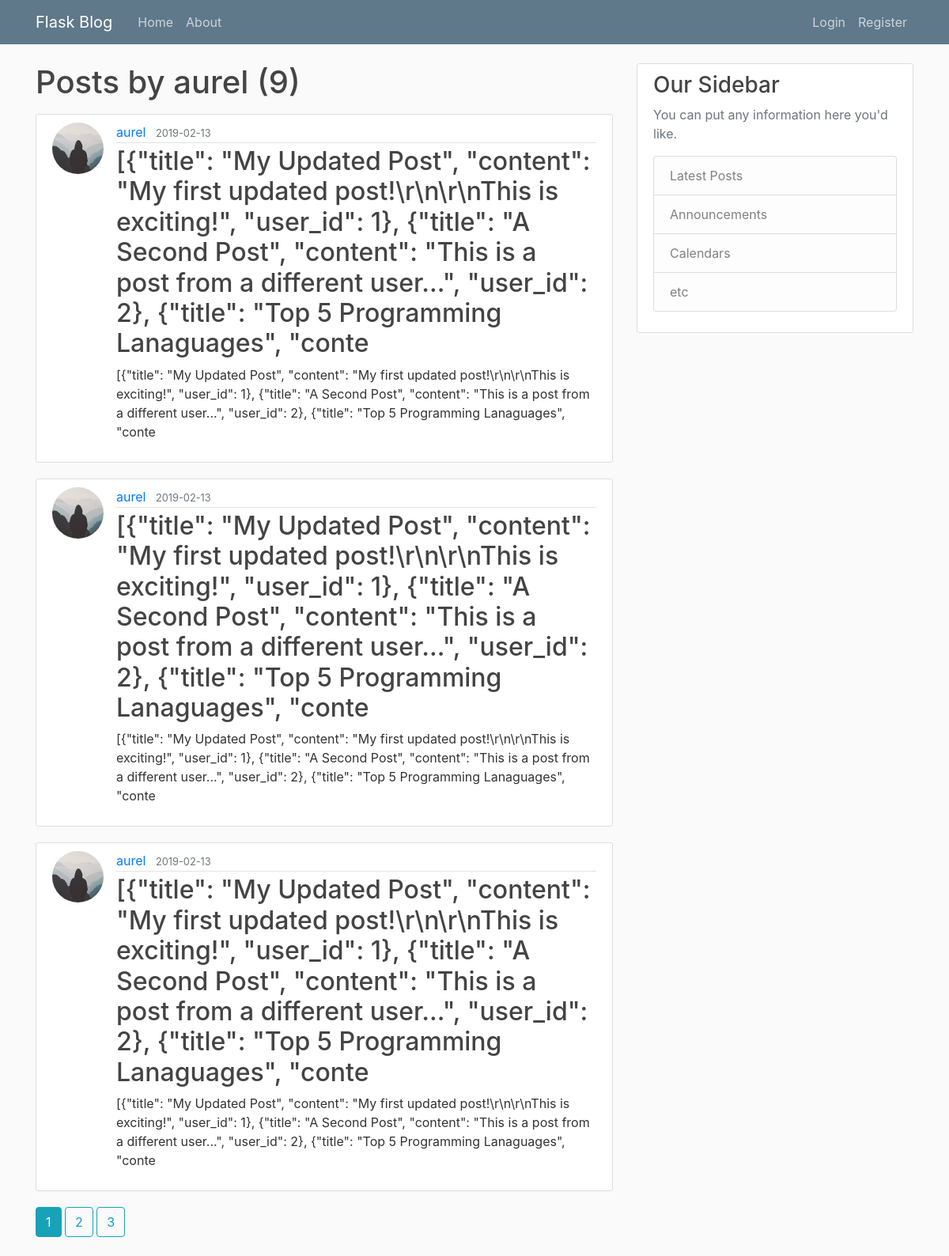
The app's page /user/aurel with its own data.
### flaskblog/models.py (models this page shows, shortened)
class User(db.Model, UserMixin):
    id = db.Column(db.Integer, primary_key=True)
    username = db.Column(db.String(20), unique=True, nullable=False)
    email = db.Column(db.String(120), unique=True, nullable=False)
    image_file = db.Column(db.String(20), nullable=False, default='default.jpg')
    password = db.Column(db.String(60), nullable=False)
    posts = db.relationship('Post', backref='author', lazy=True)

class Post(db.Model):
    id = db.Column(db.Integer, primary_key=True)
    title = db.Column(db.String(100), nullable=False)
    date_posted = db.Column(db.DateTime, nullable=False, default=datetime.utcnow)
    content = db.Column(db.Text, nullable=False)
    user_id = db.Column(db.Integer, db.ForeignKey('user.id'), nullable=False)

### flaskblog/users/routes.py (the view)
@users.route("/user/<string:username>")
def user_posts(username):
    page = request.args.get('page', 1, type=int)
    user = User.query.filter_by(username=username).first_or_404()
    posts = Post.query.filter_by(author=user)\
        .order_by(Post.date_posted.desc())\
        .paginate(page=page, per_page=3)
    return render_template('user_posts.html', posts=posts, user=user)

### flaskblog/templates/user_posts.html
{% extends "layout.html" %}
{% block content %}
<h1 class="mb-3">Posts by {{ user.username }} ({{ posts.total}})</h1>
 {% for post in posts.items %}
 <article class="media content-section">
     <img class="rounded-circle article-img" src="{{ url_for('static', filename='profile_pics/'+post.author.image_file)}}">
  <div class="media-body">
    <div class="article-metadata">
      <a class="mr-2" href="{{ url_for('users.user_posts', username=post.author.username) }}">{{ post.author.username }}</a>
      <small class="text-muted">{{ post.date_posted.strftime('%Y-%m-%d') }}</small>
    </div>
    <h2><a class="article-title" href="{{ url_for('posts.post', post_id=post.id)}}">{{ post.title }}</a></h2>
    <p class="article-content">{{ post.content }}</p>
  </div>
</article>
 {% endfor %}
{% for page_num in posts.iter_pages(left_edge=1, right_edge=1, left_current=1, right_current=2) %}
    {% if page_num %}
        {% if posts.page == page_num %}
            <a class="btn btn-info mb-4" href="{{ url_for('users.user_posts', username=user.username, page=page_num)}}">{{ page_num }}</a>
        {% else %}
            <a class="btn btn-outline-info mb-4" href="{{ url_for('users.user_posts', username=user.username, page=page_num)}}">{{ page_num }}</a>
        {% endif %}
    {% else %}
        ...
    {% endif %}
{% endfor %}
{% endblock content %}

### flaskblog/static/main.css (style rules this page uses)
body { background: #fafafa; color: #333333; margin-top: 5rem; }
h1, h2, h3, h4, h5, h6 { color: #444444; }
.content-section { background: #ffffff; padding: 10px 20px; border: 1px solid #dddddd; border-radius: 3px; margin-bottom: 20px; }
.article-title { color: #444444; }
.article-content { white-space: pre-line; }
.article-img { height: 65px; width: 65px; margin-right: 16px; }
.article-metadata { padding-bottom: 1px; margin-bottom: 4px; border-bottom: 1px solid #e3e3e3 }

### records on screen
User: username "aurel"
Post: image_file (picture), author.username "aurel", date_posted "2019-02-13", title "[{\"title\": \"My Updated Post\", \"content\": \"My first updated post!\\r\\n\\r\\nThis is exciting!\", \"user_id\": 1}, {\"title\": \"A Second Post\", \"content\": \"This is a post from a different user...\", \"user_id\": 2}, {\"title\": \"Top 5 Programming Lanaguages\", \"conte", content "[{\"title\": \"My Updated Post\", \"content\": \"My first updated post!\\r\\n\\r\\nThis is exciting!\", \"user_id\": 1}, {\"title\": \"A Second Post\", \"content\": \"This is a post from a different user...\", \"user_id\": 2}, {\"title\": \"Top 5 Programming Lanaguages\", \"conte"
Post: image_file (picture), author.username "aurel", date_posted "2019-02-13", title "[{\"title\": \"My Updated Post\", \"content\": \"My first updated post!\\r\\n\\r\\nThis is exciting!\", \"user_id\": 1}, {\"title\": \"A Second Post\", \"content\": \"This is a post from a different user...\", \"user_id\": 2}, {\"title\": \"Top 5 Programming Lanaguages\", \"conte", content "[{\"title\": \"My Updated Post\", \"content\": \"My first updated post!\\r\\n\\r\\nThis is exciting!\", \"user_id\": 1}, {\"title\": \"A Second Post\", \"content\": \"This is a post from a different user...\", \"user_id\": 2}, {\"title\": \"Top 5 Programming Lanaguages\", \"conte"
Post: image_file (picture), author.username "aurel", date_posted "2019-02-13", title "[{\"title\": \"My Updated Post\", \"content\": \"My first updated post!\\r\\n\\r\\nThis is exciting!\", \"user_id\": 1}, {\"title\": \"A Second Post\", \"content\": \"This is a post from a different user...\", \"user_id\": 2}, {\"title\": \"Top 5 Programming Lanaguages\", \"conte", content "[{\"title\": \"My Updated Post\", \"content\": \"My first updated post!\\r\\n\\r\\nThis is exciting!\", \"user_id\": 1}, {\"title\": \"A Second Post\", \"content\": \"This is a post from a different user...\", \"user_id\": 2}, {\"title\": \"Top 5 Programming Lanaguages\", \"conte"

### other values on screen
{{ posts.total }} "9"
{{ page_num }} "1"
{{ page_num }} "2" "3"
